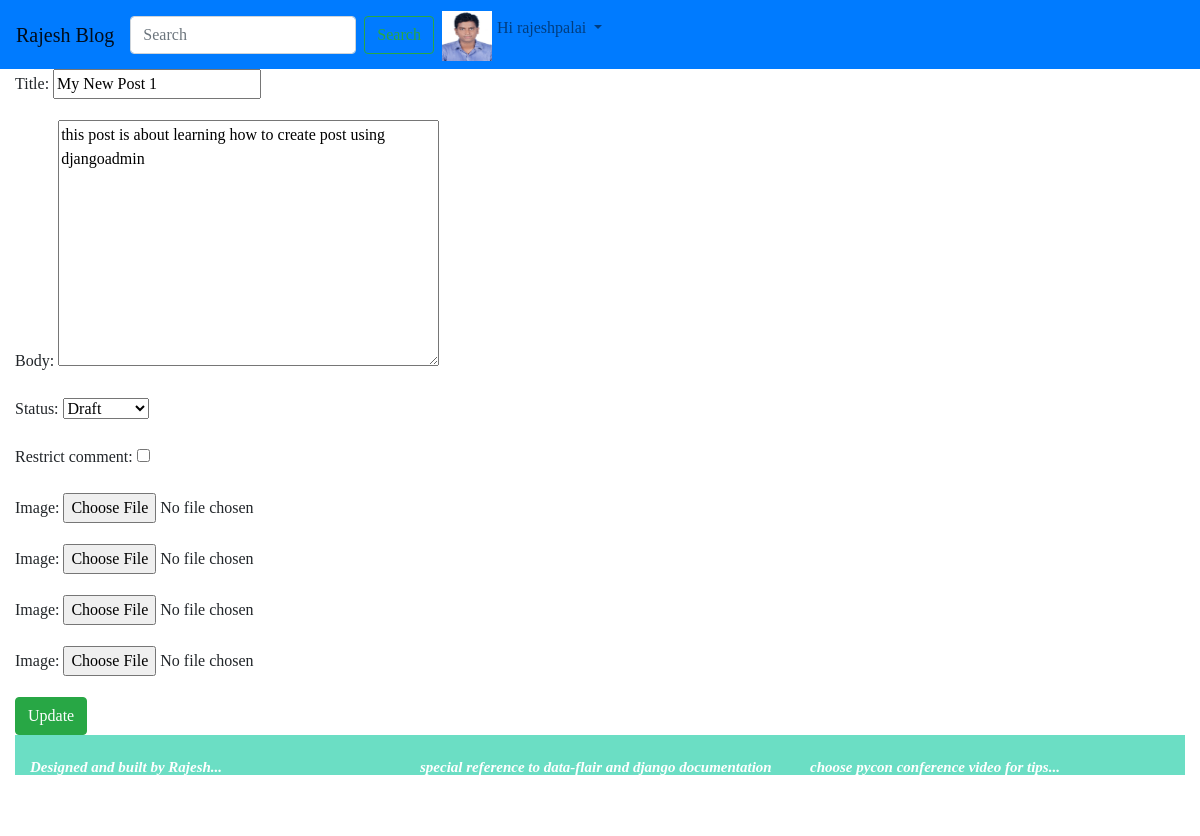
Page /blog/1/post_edit/ (signed in) on the committed database.
### blog/models.py (models this page shows, shortened)
class Profile(models.Model):
    STATUS_CHOICES = (
        ("male", "male"),
        ("female", "female"),
        ("transgender", "transgender"),
    )
    user = models.OneToOneField(User, on_delete=models.CASCADE)
    dob = models.DateField(null=True,blank = True)
    photo = models.ImageField(null=True,blank = True)
    gender = models.CharField(max_length=10,choices= STATUS_CHOICES, default='male')

class Post(models.Model):
    objects = models.Manager() #default manager
    published = PublishedManager() #custom model manager
    STATUS_CHOICES = (
        ("draft","Draft"),
        ("published", "Published"),
    )
    title = models.CharField(max_length=100)
    slug = models.SlugField(max_length=200)
    author = models.ForeignKey(User, on_delete=models.CASCADE)
    body = models.TextField()
    likes = models.ManyToManyField(User,related_name='likes', blank=True)
    created = models.DateTimeField(auto_now_add=True)
    updated = models.DateTimeField(auto_now=True)
    status = models.CharField(max_length=10, choices=STATUS_CHOICES, default='draft')
    restrict_comment = models.BooleanField(default=False)
    favourite = models.ManyToManyField(User,related_name="favourite",blank=True)

### blog/views.py (the view)
# urls.py: path('<int:id>/post_edit/', views.post_edit, name = 'post_edit'),
def post_edit(request, id):
    post = get_object_or_404(Post, id=id)
    ImageFormset = modelformset_factory(Images, fields=('image',), extra=4,max_num=4)
    if post.author != request.user:
        raise Http404()
    if request.method=="POST":
        form = PostEditForm(request.POST or None, instance=post)
        formset = ImageFormset(request.POST or None, request.FILES or None)
        if form.is_valid() and formset.is_valid():
            form.save()
            print(formset.cleaned_data)
            data = Images.objects.filter(post =post)
            for index, f in enumerate(formset):
                if f.cleaned_data:
                    if f.cleaned_data['id'] is None:
                        photo = Images(post=post, image = f.cleaned_data['image'])
                        photo.save()
                    elif f.cleaned_data['image'] is False:    #to delete the photo as using clear button photo will be false but id will exist
                        photo = Images.objects.get(id= request.POST.get('form-' + str(index)+'-id'))
                        photo.delete()
                    else:
                        photo = Images(post=post, image=f.cleaned_data['image'])
                        d = Images.objects.get(id=data[index].id)
                        d.image = photo.image
                        d.save()
            messages.success(request, '{} has been successfully updated'.format(post.title))
            return HttpResponseRedirect(post.get_absolute_url())  #to get post detail view
    else:
        form = PostEditForm(instance=post)
        formset = ImageFormset(queryset= Images.objects.filter(post=post))
    context = {
        'form': form,
        'post': post,
        'formset': formset,
    }
    return render(request,'blog/post_edit.html',context)

### blog/forms.py
class PostEditForm(forms.ModelForm):
    class Meta:
        model = Post
        fields= (
            "title",
            "body",
            "status",
            "restrict_comment",
        )

### blog/templates/blog/post_edit.html (shortened to what this page needs)
{% extends "blog/base.html" %}
{% block content %}
    <form method="post" enctype="multipart/form-data">
        {{ form.as_p }}
        {{ formset.as_p}}
        <input type="submit" value="Update" class = "btn btn-success">
    </form>
{% endblock %}

### blog/templates/blog/navbar.html (shortened to what this page needs)
<!DOCTYPE html>
<html lang="en">
<head>
</head>
<body>
<nav class="navbar navbar-expand-lg navbar-light bg-primary">
  <a class="navbar-brand" href="{% url 'post_list' %}">Rajesh Blog</a>
       <form class="form-inline my-2 my-lg-0" action="{% url 'post_list' %}" t>
      <input class="form-control mr-sm-2" type="search" placeholder="Search" aria-label="Search" name="q">
      <button class="btn btn-outline-success my-2 my-sm-0" type="submit">Search</button>
    </form>
  <div class="collapse navbar-collapse" id="navbarSupportedContent">
    <ul class="navbar-nav mr-auto">
        {% if request.user.is_authenticated %}
        <li class="nav-item dropdown">
        <a class="nav-link dropdown-toggle" href="#" id="navbarDropdown" role="button" data-toggle="dropdown" aria-haspopup="true" aria-expanded="false">
        {% if request.user.profile.photo %}
            <img src="{{ request.user.profile.photo.url }}" alt="" class="navbar-img" width="70px" height="70px">
        {% else %}
            <img src="/media/deafaultM.jpg" alt="" class="navbar-img" width="70px" height="70px">
        {% endif %}
            <span>Hi {{ request.user }}</span>
        </a>
      </li>
            {% endif %}
    </ul>
  </div>
</nav>
</body>
</html>

### static/blog/style.css (style rules this page uses)
html { position: relative; min-height: 100%; }
body { font-family: "Lucida Casual","comic sans MS"; margin-bottom:200px: }
.navbar-img { width:50px; height:50px; float: left; background-size: auto 100%; margin-top:-5px; margin-right:5px; }

### rows in the picture
Post: title "My New Post 1", body "this post is about learning how to create post using djangoadmin", status "Draft"

### other values in the picture
{{ request.user }} "rajeshpalai"
